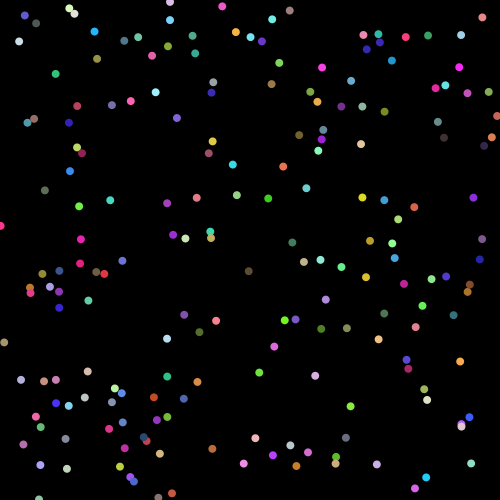
Frame 1 (no input)
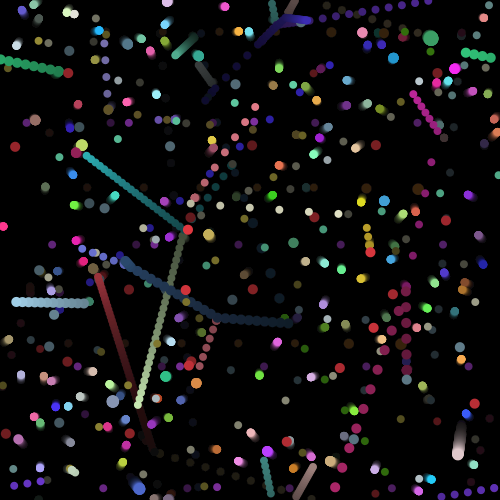
Frame 60 (the mouse pressed at the canvas centre just before this capture)
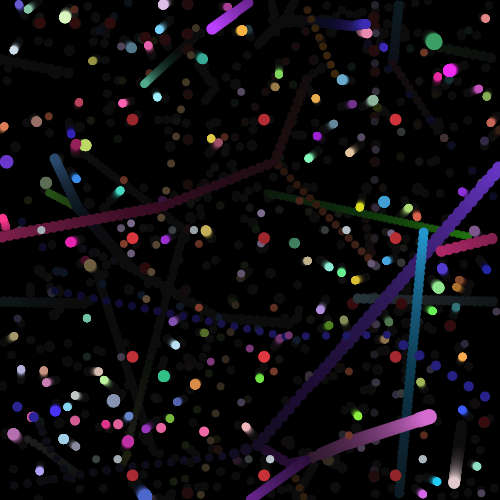
Frame 120 (the mouse held since frame 60 and released just before this capture)

The Processing sketch that drew these frames (run headless with seeded random() and noise(); from frame 60 on, the mouse is pressed at the canvas centre):

// Processing sketch: planets
// ── planets.pde
static int PARTICLE_ID = 1;
//static final float BIG_G = 6.674 * pow(10, -11);// 6.674×10−11
static final float BIG_G = 6.674 * pow(10, -10);// 6.674×10−11
ArrayList<Particle> particles = new ArrayList<Particle>();
void setup () {
  size(500, 500);
  println("Big G: " +BIG_G);
  background(0);
  
  float howMany = 200;
  float startSize = 4;

  for (int i = 0; i < howMany; i++) {
    float x = random(0, width);
    float y = random(0, height);
    float xd = random(-0.1, 0.1);
    float yd = random(-0.1, 0.1);
    float dens = random(0.1, 1);
    Vect v = new Vect(xd, yd);
    Particle p = new Particle(x, y, startSize, dens, v);
    particles.add(p);
  }
}

void draw() {
  fill(0,10);
  rect(0,0,width, height);
  for (Particle p1 : particles) {
    //println(p.particleId);
    if (!p1.alive) continue;
    p1.draw();
    for (int i = 0; i < particles.size (); i++) {
      Particle p2 = particles.get(i);
      if (p1.particleId != p2.particleId && p2.alive) {
        p1.update(p2);
      }
    }
    p1.update();
  }
}


// ── PlanetClass.pde
class Particle {
  Vect position;
  float radius;
  float density;
  float mass;
  float volume;
  final float FOUR_THIRDS = 4.0 / 3.0;
  Vect vector;
  int particleId;
  boolean alive = true;
  color col;

  Particle(float x, float y, float radius, float density, Vect v) {
    position = new Vect(x,y);
    this.vector = v;
    this.radius = radius;
    this.density = density;
    this.particleId = PARTICLE_ID++;
    calcMass();
    col = color(random(32, 255), random(32, 255), random(32, 255));
  }

  void calcMass() {
    volume = (FOUR_THIRDS) * (PI * pow(radius, 3));
    mass = density * volume;
  }

  void update(Particle o) {
    if (o.particleId != this.particleId) {

      Vect v = new Vect(this.position, o.position);
      // line(this.x, this.y, v.x, v.y);
      float dist = v.len;
      if (dist < this.radius + o.radius) { //Collision
        if (this.mass > (o.mass * 1.2)) {
          o.alive = false;
          float newMass = o.mass + this.mass;
          float newVolume = o.volume + this.volume;
          this.mass = newMass;
          this.volume = newVolume;
          this.density = this.mass / this.volume;
          this.radius = (float)Math.cbrt(this.volume / (FOUR_THIRDS * PI));
          this.vector.multiply(1 - (1 / mass));
        } else {
          bounce(o);
        }
      } else {
        dist *= dist;

        float f = (BIG_G * this.mass * o.mass) / dist;
        v.multiply(f);
        vector.add(v);
      }
    }
  }

  void bounce(Particle o) {
    println("bounce");
    Vect delta = new Vect(position.x, position.y);
    Vect oPos = new Vect(o.position.x, o.position.y);
    delta.subtract(oPos);
    float d = delta.len;
    float f = (((this.radius + o.radius) - d) / d);
    delta.multiply(f);
    Vect mtd = new Vect(delta.x, delta.y);

    float im1 = 1 / this.mass;
    float im2 = 2 / o.mass;

    Vect velocity = new Vect(this.vector.x, this.vector.y);
    velocity.subtract(o.vector);

    Vect v2 = new Vect(mtd.ux, mtd.uy);
    float vn = velocity.dotProduct(v2);

    float i = (-(1) *vn) / (im1 + im2);
    Vect impulse = new Vect(mtd.x, mtd.y);
    impulse.multiply(i);

    Vect thisV = new Vect(impulse.x, impulse.y);
    Vect oV = new Vect(impulse.x, impulse.y);

    thisV.multiply(im1);
    oV.multiply(im2);

    this.vector.add(thisV);
    o.vector.subtract(oV);
  }

  void update() {
    if (position.x + vector.x >= width) {
      position.x = 1;
    }

    if (position.x + vector.x <= 0) {
      position.x = width -1;
    }
    if (position.y + vector.y >= height) {
      position.y = 1;
    } 
    if (position.y + vector.y < 0) {
      position.y = height - 1;
    }    
    position.add(vector);
  }

  void draw() {
    noStroke();
    fill(this.col);

    pushMatrix();

    translate(position.x, position.y);
    ellipse(0, 0, radius * 2, radius * 2);
    popMatrix();
  }
}


// ── VectorClass.pde
class Vect {
  float x, y;
  float ux, uy;
  float len;

  Vect (Vect a, Vect b) {
    this(a.x, a.y, b.x, b.y);
    
  }
  Vect(float sx, float sy, float tx, float ty) {
    this(tx - sx, ty - sy);
  }

  Vect (float x, float y) {
    this.x = x; 
    this.y = y;
    update();
  }

  void add(Vect o) {
    this.add(o.x, o.y);
  }

  void add(float x, float y) {
    this.x += x;
    this.y += y;
    update();
  }

  void subtract(Vect o) {
    this.add(-o.x, -o.y);
  }

  void multiply(float n) {
    this.x *= n;
    this.y *= n;
    update();
  }

  float dotProduct(Vect o) {
    float cos_theta = cos(getAngle(o));
    return this.len * o.len * cos_theta;
  }
  float getMultiplied(Vect o) {
    return (this.x * o.x)+ (this.y * o.y);
  }  

  float getAngle(Vect o) {
    //theta = acos(a * b / len a * len b)
    float result = 0;
    float a = getMultiplied(o);
    float b = this.len * o.len;
    result =acos(a/ b);
    return result;
  }

  void divide(float n) {
    if (n != 0) {
      this.x /= n;
      this.y /= n;
      update();
    }
  }



  void update() {
    float xx = (x * x);
    float yy = (y * y);

    len = sqrt(xx + yy);

    if (len == 0 ) {
      x = 0;
      y = 0;
      ux = uy = 0;
      len = 0;
    } else {
      ux = x / len;
      uy = y / len;
    }
  }
}
